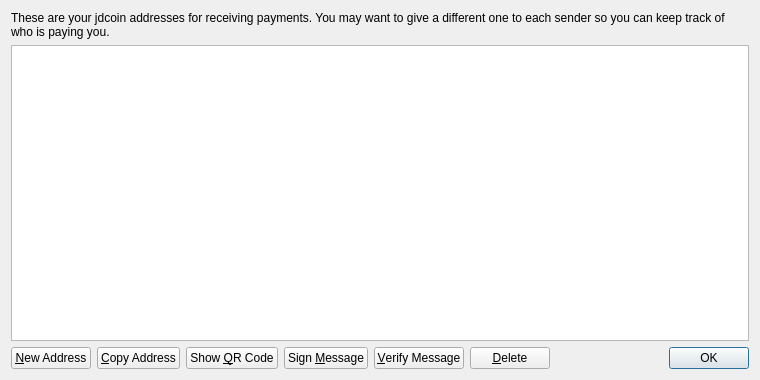
<?xml version="1.0" encoding="UTF-8"?>
<ui version="4.0">
 <class>AddressBookPage</class>
 <widget class="QWidget" name="AddressBookPage">
  <property name="geometry">
   <rect>
    <x>0</x>
    <y>0</y>
    <width>760</width>
    <height>380</height>
   </rect>
  </property>
  <property name="windowTitle">
   <string>Address Book</string>
  </property>
  <layout class="QVBoxLayout" name="verticalLayout">
   <item>
    <widget class="QLabel" name="labelExplanation">
     <property name="text">
      <string>These are your jdcoin addresses for receiving payments. You may want to give a different one to each sender so you can keep track of who is paying you.</string>
     </property>
     <property name="textFormat">
      <enum>Qt::PlainText</enum>
     </property>
     <property name="wordWrap">
      <bool>true</bool>
     </property>
    </widget>
   </item>
   <item>
    <widget class="QTableView" name="tableView">
     <property name="contextMenuPolicy">
      <enum>Qt::CustomContextMenu</enum>
     </property>
     <property name="toolTip">
      <string>Double-click to edit address or label</string>
     </property>
     <property name="tabKeyNavigation">
      <bool>false</bool>
     </property>
     <property name="alternatingRowColors">
      <bool>true</bool>
     </property>
     <property name="selectionMode">
      <enum>QAbstractItemView::SingleSelection</enum>
     </property>
     <property name="selectionBehavior">
      <enum>QAbstractItemView::SelectRows</enum>
     </property>
     <property name="sortingEnabled">
      <bool>true</bool>
     </property>
     <attribute name="verticalHeaderVisible">
      <bool>false</bool>
     </attribute>
    </widget>
   </item>
   <item>
    <layout class="QHBoxLayout" name="horizontalLayout">
     <item>
      <widget class="QPushButton" name="newAddressButton">
       <property name="toolTip">
        <string>Create a new address</string>
       </property>
       <property name="text">
        <string>&amp;New Address</string>
       </property>
       <property name="icon">
        <iconset resource="../jdcoin.qrc">
         <normaloff>:/icons/add</normaloff>:/icons/add</iconset>
       </property>
      </widget>
     </item>
     <item>
      <widget class="QPushButton" name="copyToClipboard">
       <property name="toolTip">
        <string>Copy the currently selected address to the system clipboard</string>
       </property>
       <property name="text">
        <string>&amp;Copy Address</string>
       </property>
       <property name="icon">
        <iconset resource="../jdcoin.qrc">
         <normaloff>:/icons/editcopy</normaloff>:/icons/editcopy</iconset>
       </property>
      </widget>
     </item>
     <item>
      <widget class="QPushButton" name="showQRCode">
       <property name="text">
        <string>Show &amp;QR Code</string>
       </property>
       <property name="icon">
        <iconset resource="../jdcoin.qrc">
         <normaloff>:/icons/qrcode</normaloff>:/icons/qrcode</iconset>
       </property>
      </widget>
     </item>
     <item>
      <widget class="QPushButton" name="signMessage">
       <property name="toolTip">
        <string>Sign a message to prove you own a jdcoin address</string>
       </property>
       <property name="text">
        <string>Sign &amp;Message</string>
       </property>
       <property name="icon">
        <iconset resource="../jdcoin.qrc">
         <normaloff>:/icons/edit</normaloff>:/icons/edit</iconset>
       </property>
      </widget>
     </item>
     <item>
      <widget class="QPushButton" name="verifyMessage">
       <property name="toolTip">
        <string>Verify a message to ensure it was signed with a specified jdcoin address</string>
       </property>
       <property name="text">
        <string>&amp;Verify Message</string>
       </property>
       <property name="icon">
        <iconset resource="../jdcoin.qrc">
         <normaloff>:/icons/transaction_0</normaloff>:/icons/transaction_0</iconset>
       </property>
      </widget>
     </item>
     <item>
      <widget class="QPushButton" name="deleteButton">
       <property name="toolTip">
        <string>Delete the currently selected address from the list</string>
       </property>
       <property name="text">
        <string>&amp;Delete</string>
       </property>
       <property name="icon">
        <iconset resource="../jdcoin.qrc">
         <normaloff>:/icons/remove</normaloff>:/icons/remove</iconset>
       </property>
      </widget>
     </item>
     <item>
      <spacer name="horizontalSpacer">
       <property name="orientation">
        <enum>Qt::Horizontal</enum>
       </property>
       <property name="sizeHint" stdset="0">
        <size>
         <width>40</width>
         <height>20</height>
        </size>
       </property>
      </spacer>
     </item>
     <item>
      <widget class="QDialogButtonBox" name="buttonBox">
       <property name="sizePolicy">
        <sizepolicy hsizetype="Maximum" vsizetype="Fixed">
         <horstretch>0</horstretch>
         <verstretch>0</verstretch>
        </sizepolicy>
       </property>
       <property name="standardButtons">
        <set>QDialogButtonBox::Ok</set>
       </property>
      </widget>
     </item>
    </layout>
   </item>
  </layout>
 </widget>
 <resources>
  <include location="../jdcoin.qrc"/>
 </resources>
 <connections/>
</ui>
